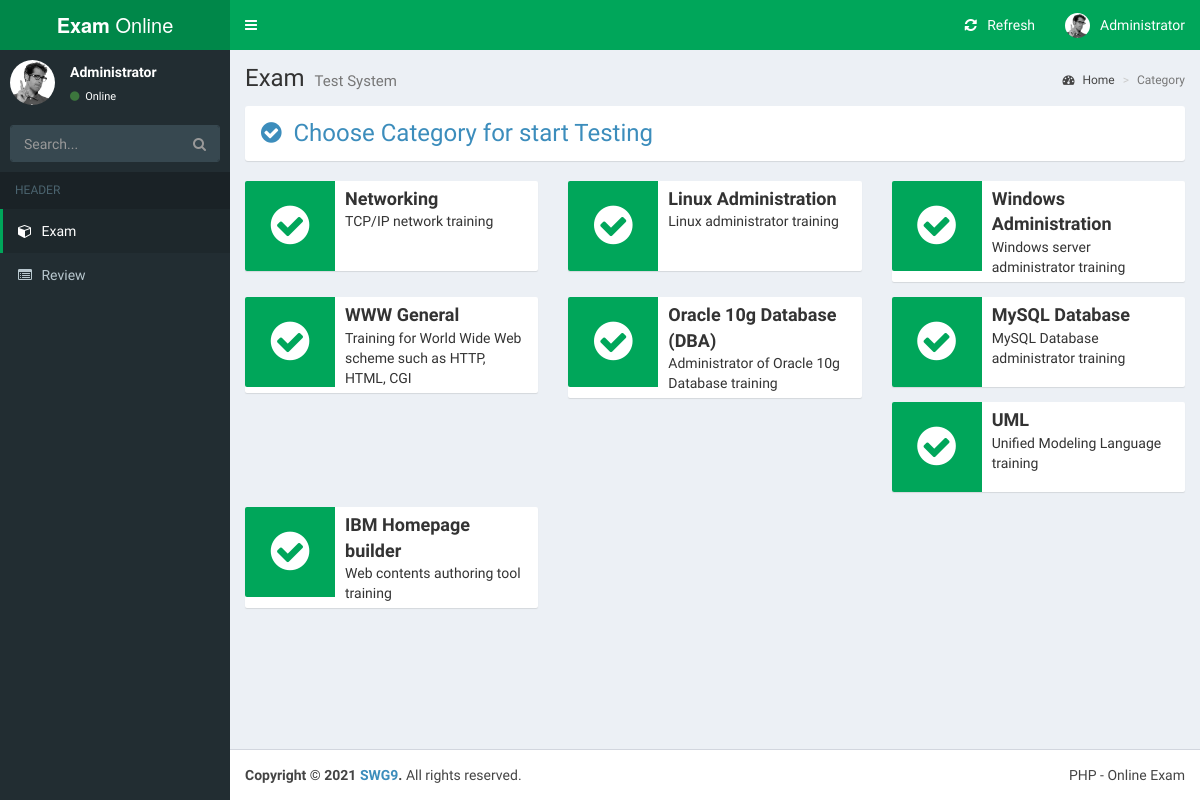
Before: /student/choose_category.php (signed in) with the older database file.
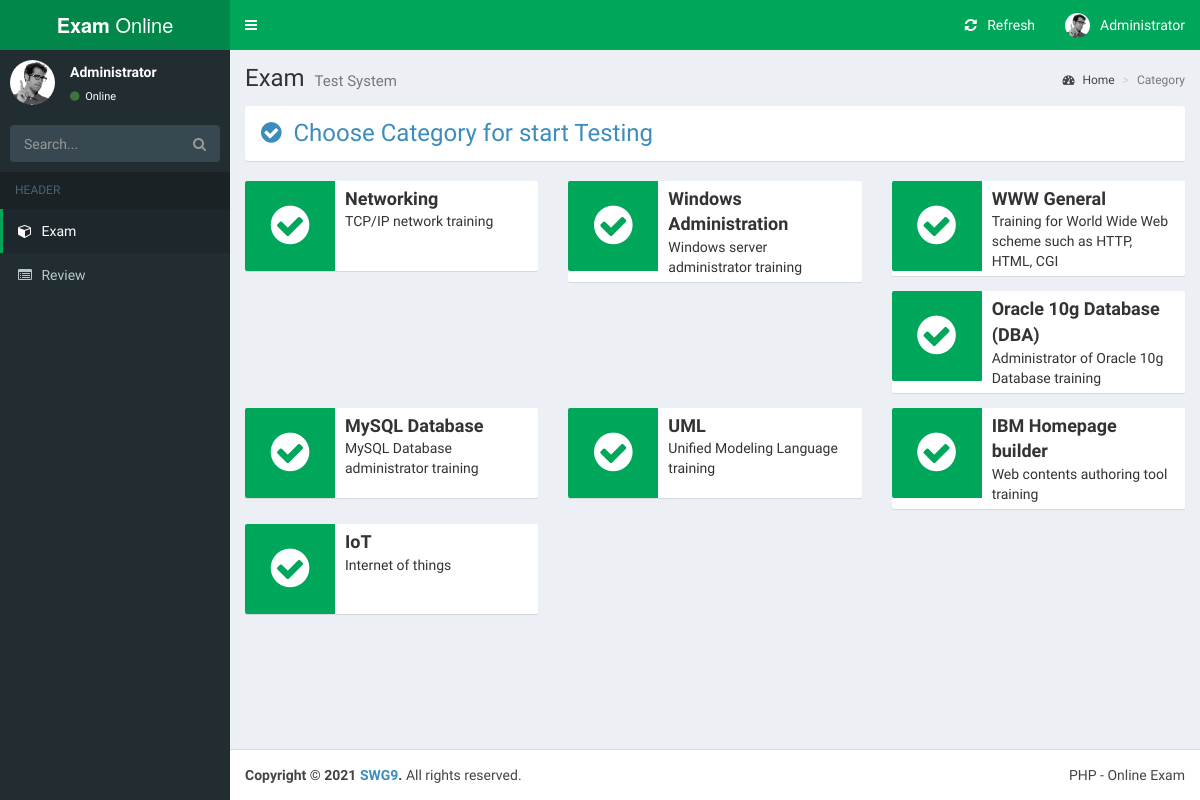
After: the same page with the newer database file.
### tables this page shows
CREATE TABLE `tb_category` (
                               `cat_id` int(11) NOT NULL,
                               `name` varchar(100) NOT NULL,
                               `description` varchar(255) DEFAULT NULL,
                               `teacher_id` int(11) NOT NULL,
                               `created_at` timestamp NOT NULL DEFAULT CURRENT_TIMESTAMP,
                               `updated_at` timestamp NOT NULL DEFAULT CURRENT_TIMESTAMP
);

### student/choose_category.php (the view, shortened to what this page needs)
<?php
include_once '../process/connector.php';
?>
<!DOCTYPE html>
<html>
<head>
    <link rel="stylesheet" href="../assets/plugins/bootstrap/dist/css/bootstrap.min.css">
    <link rel="stylesheet" href="../assets/plugins/font-awesome/css/font-awesome.min.css">
    <link rel="stylesheet" href="../assets/plugins/Ionicons/css/ionicons.min.css">
    <link rel="stylesheet" href="../assets/css/AdminLTE.min.css">
    <link rel="stylesheet" href="../assets/css/skins/skin-green.min.css">
    <link rel="stylesheet" href="../assets/css/exam.css">
</head>
<body class="hold-transition skin-green fixed sidebar-mini">
<div class="wrapper">
    <?php include_once 'header.php'; ?>
    <aside class="main-sidebar">
        <section class="sidebar">
            <div class="user-panel">
                <div class="pull-left image">
                    <img src="../assets/img/user2-160x160.jpg" class="img-circle" alt="User Image">
                </div>
                <div class="pull-left info">
                    <p><?=htmlspecialchars($_SESSION['full_name'])?></p>
                    <a href="#"><i class="fa fa-circle text-success"></i> Online</a>
                </div>
            </div>
            <form action="#" method="get" class="sidebar-form">
                <div class="input-group">
                    <input type="text" name="q" class="form-control" placeholder="Search...">
                    <span class="input-group-btn">
              <button type="submit" name="search" id="search-btn" class="btn btn-flat"><i class="fa fa-search"></i>
              </button>
            </span>
                </div>
            </form>
            <ul class="sidebar-menu" data-widget="tree">
                <li class="header">HEADER</li>
                <li class="active"><a href="#"><i class="fa fa-cube"></i> <span>Exam</span></a></li>
                <li><a href="index.php"><i class="fa fa-list-alt"></i> <span>Review</span></a></li>
            </ul>
        </section>
    </aside>
    <div class="content-wrapper">
        <section class="content-header">
            <h1>
                Exam
                <small>Test System</small>
            </h1>
            <ol class="breadcrumb">
                <li><a href="#"><i class="fa fa-dashboard"></i> Home</a></li>
                <li class="active">Category</li>
            </ol>
        </section>
        <section class="content container-fluid">
            <div class="box box-solid">
                <div class="box-body">
                    <div class="row">
                        <div class="col-md-12">
                            <span class="pull-left text-light-blue" style="font-size: x-large">&nbsp;<i class="fa fa-check-circle"></i>&nbsp; Choose Category for start Testing</span>
                        </div>
                    </div>
                </div>
            </div>
            <div class="row">
                <?php
                $sql = "SELECT CAT_ID AS ID, NAME AS CAT_NAME, DESCRIPTION AS CAT_DESC FROM TB_CATEGORY";
                $result = mysqli_query($link, $sql);
                while ($row = mysqli_fetch_assoc($result)) {
                    ?>
                    <div class="col-md-4 col-sm-6 col-xs-12">
                        <div class="info-box">
                            <a href="choose_category.php?id=<?=$row['ID']?>">
                        <span class="info-box-icon bg-green">
                                <i class="fa fa-check-circle"></i>
                        </span>
                            </a>
                            <div class="info-box-content">
                                <span class="info-box-number"><?=htmlspecialchars($row['CAT_NAME'])?></span>
                                <span class="info-box-more"><?=htmlspecialchars($row['CAT_DESC'])?></span>
                            </div>
                        </div>
                    </div>
                    <?php
                }
                ?>
            </div>
        </section>
    </div>
    <footer class="main-footer">
        <div class="pull-right hidden-xs">PHP - Online Exam</div>
        <strong>Copyright &copy; 2021 <a href="#">SWG9</a>.</strong> All rights reserved.
    </footer>
</div>
</body>
</html>

Changed rows visible on the page:
removed tb_category: name "Linux Administration", description "Linux administrator training"
added tb_category: name "IoT", description "Internet of things"
